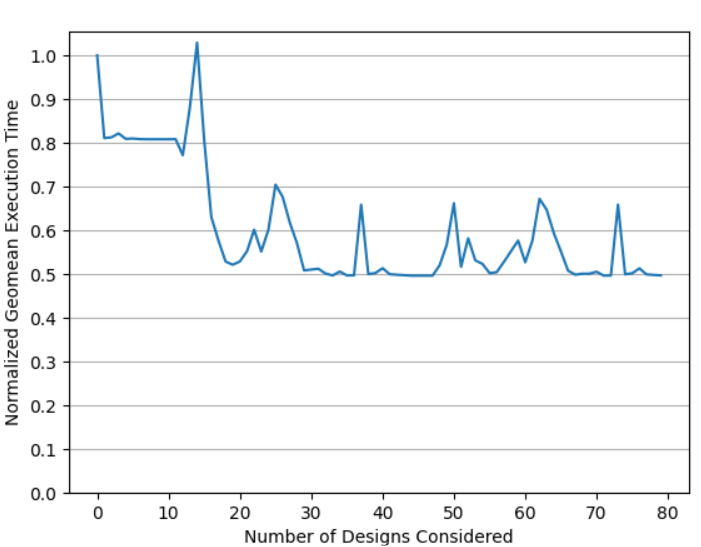

Recreate this plot in Python.

import matplotlib.pyplot as plt
import numpy as np


file_name = "./logs/ExecutionTime.log"

file = open(file_name, 'r')
y_axis = []
x_axis = []
x = 1
for line in file.readlines():
    temp = line.rstrip().split(',')[1] #using rstrip to remove the \n
    y_axis.append(float(temp))
    x_axis.append(x)
    x+=1
    print(temp)
    
plt.plot(y_axis)
plt.xticks(np.arange(0, max(x_axis)+1, 10.0))
plt.yticks(np.arange(0, 1.1, 0.1))
axes = plt.gca()
axes.yaxis.grid()
plt.ylabel("Normalized Geomean Execution Time")
plt.xlabel("Number of Designs Considered")
plt.show()
